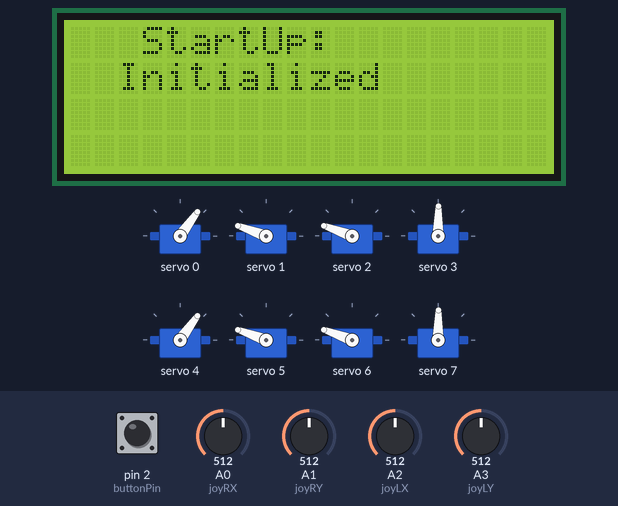
This sketch was run on a simulated Arduino Uno, built with avr-gcc and run on an emulated ATmega328P. Shown: 20×4 character LCD, 8 × servo. The inputs (shaded band) are chosen by the test bench; at power-on: pin 2 (buttonPin) HIGH, A0 (joyRX) = 512, A1 (joyRY) = 512, A2 (joyLX) = 512, A3 (joyLY) = 512. What the sketch prints to the serial monitor is not drawn.

Above: at 1.1 s.
At 5.2 s:
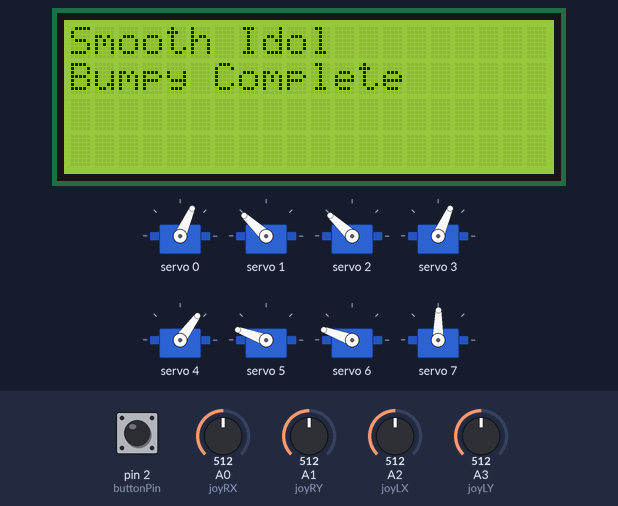
5.3 s: pin 2 (buttonPin) pulled LOW for 0.15 s
At 6.1 s:
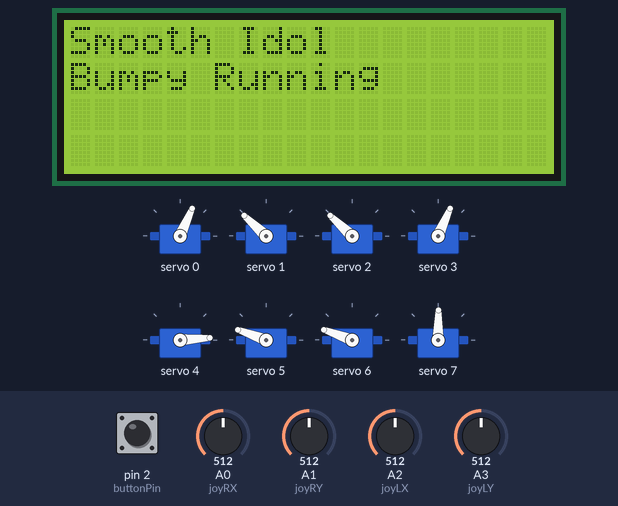
11.4 s: pin 2 (buttonPin) pulled LOW for 3.2 s
At 15.9 s:
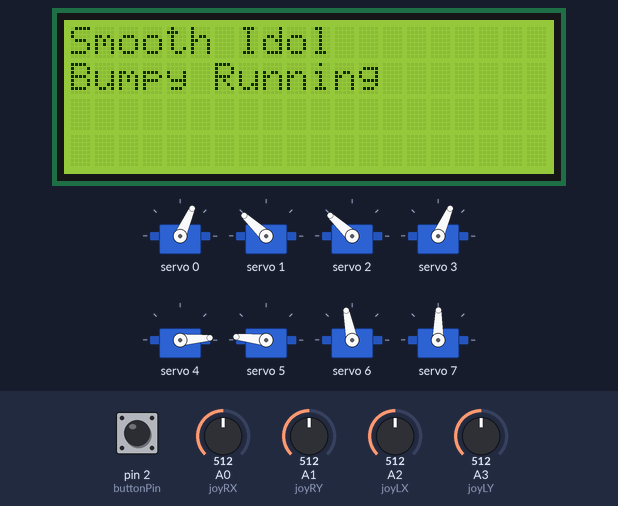
Timing chart, 0 to 23.9 s (numbered marks = the images above; inputs shaded):
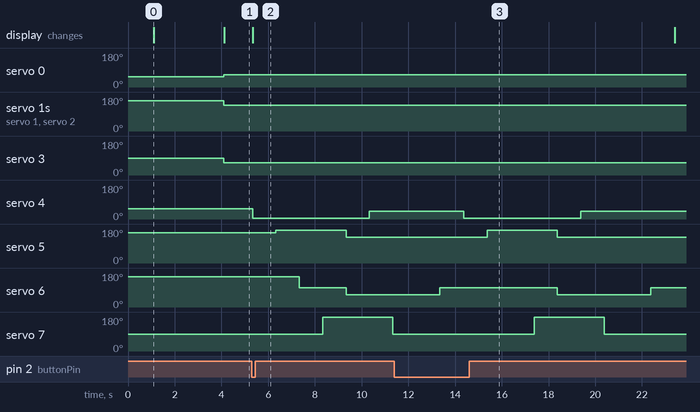

The sketch:

sketch_jul06a.ino
```cpp
//YWROBOT
//Compatible with the Arduino IDE 1.0
//Library version:1.1
#include <LiquidCrystal_I2C.h>
#include <Wire.h>
#include <Adafruit_PWMServoDriver.h>

LiquidCrystal_I2C lcd(0x27,20,4);  // set the LCD address to 0x27 for a 16 chars and 2 line display

// called this way, it uses the default address 0x40
Adafruit_PWMServoDriver pwm = Adafruit_PWMServoDriver();
// you can also call it with a different address you want
//Adafruit_PWMServoDriver pwm = Adafruit_PWMServoDriver(0x41);
// you can also call it with a different address and I2C interface
//Adafruit_PWMServoDriver pwm = Adafruit_PWMServoDriver(0x40, Wire);

#define SERVOMIN  150 // This is the 'minimum' pulse length count (out of 4096)
#define SERVOMAX  600 // This is the 'maximum' pulse length count (out of 4096)
#define USMIN  600 // This is the rounded 'minimum' microsecond length based on the minimum pulse of 150
#define USMAX  2400 // This is the rounded 'maximum' microsecond length based on the maximum pulse of 600
#define SERVO_FREQ 50 // Analog servos run at ~50 Hz updates


#define joyRX A0
#define joyRY A1

#define joyLX A2
#define joyLY A3

char strX[16];
char strY[16];

char move_status_smooth;
char move_status_bumpy;

const int buttonPin = 2;

// variables will change:
int buttonState = 0;         // variable for reading the pushbutton status

void setup() {
  Serial.begin(9600);
    lcd.init();                      // initialize the lcd
  // Print a message to the LCD.
  lcd.backlight();
  lcd.setCursor(3,0);
  lcd.print("StartUp:");
  delay(1000);
  Serial.println("8 channel Servo test!");
   pwm.begin();
  /*
   * In theory the internal oscillator (clock) is 25MHz but it really isn't
   * that precise. You can 'calibrate' this by tweaking this number until
   * you get the PWM update frequency you're expecting!
   * The int.osc. for the PCA9685 chip is a range between about 23-27MHz and
   * is used for calculating things like writeMicroseconds()
   * Analog servos run at ~50 Hz updates, It is importaint to use an
   * oscilloscope in setting the int.osc frequency for the I2C PCA9685 chip.
   * 1) Attach the oscilloscope to one of the PWM signal pins and ground on
   *    the I2C PCA9685 chip you are setting the value for.
   * 2) Adjust setOscillatorFrequency() until the PWM update frequency is the
   *    expected value (50Hz for most ESCs)
   * Setting the value here is specific to each individual I2C PCA9685 chip and
   * affects the calculations for the PWM update frequency.
   * Failure to correctly set the int.osc value will cause unexpected PWM results
   */
  pwm.setOscillatorFrequency(27000000);
  pwm.setPWMFreq(SERVO_FREQ);  // Analog servos run at ~50 Hz updates

  delay(10);

pwm.setPWM(0, 0, 225);
pwm.setPWM(1, 0, 450);
pwm.setPWM(2, 0, 450);
pwm.setPWM(3, 0, 300);

pwm.setPWM(4, 0, 225);
pwm.setPWM(5, 0, 450);
pwm.setPWM(6, 0, 450);
pwm.setPWM(7, 0, 300);

   // initialize the pushbutton pin as an input:
   pinMode(buttonPin, INPUT_PULLUP);

  lcd.setCursor(2,1);
  lcd.print("Initialized");
  delay(3000);
}

// You can use this function if you'd like to set the pulse length in seconds
// e.g. setServoPulse(0, 0.001) is a ~1 millisecond pulse width. It's not precise!
void setServoPulse(uint8_t n, double pulse) {
  double pulselength;

  pulselength = 1000000;   // 1,000,000 us per second
  pulselength /= SERVO_FREQ;   // Analog servos run at ~60 Hz updates
  Serial.print(pulselength); Serial.println(" us per period");
  pulselength /= 4096;  // 12 bits of resolution
  Serial.print(pulselength); Serial.println(" us per bit");
  pulse *= 1000000;  // convert input seconds to us
  pulse /= pulselength;
  Serial.println(pulse);
  pwm.setPWM(n, 0, pulse);
}

void loop() {


  // put your main code here, to run repeatedly:
int RxValue = analogRead(joyRX);
int RyValue = analogRead(joyRY);
int LxValue = analogRead(joyLX);
int LyValue = analogRead(joyLY);

//Smooth Arm

pwm.setPWM(0, 0, 250);
pwm.setPWM(1, 0, 400);
pwm.setPWM(2, 0, 400);
pwm.setPWM(3, 0, 250);


lcd.setCursor(0,0);
lcd.print("Smooth Idol");
Serial.print("Smooth Idol");


lcd.setCursor(0,1);
lcd.print("Bumpy Complete");
Serial.print("Bumpy Complete");

  // read the state of the pushbutton value:
  buttonState = digitalRead(buttonPin);

 if (buttonState == LOW) {
    //
    Serial.print(buttonState);
    Serial.println();

    //Bumpy Arm
    lcd.setCursor(0,1);
    lcd.print("Bumpy Running ");

    pwm.setPWM(4, 0, 120);
    delay(1000);
    pwm.setPWM(5, 0, 480);
    delay(1000);
    pwm.setPWM(6, 0, 325);
    delay(1000);
    pwm.setPWM(7, 0, 500);
    delay(1000);

    pwm.setPWM(5, 0, 400);
    pwm.setPWM(6, 0, 250);
    delay(1000);

    pwm.setPWM(4, 0, 201);
    delay(1000);

    pwm.setPWM(7, 0, 300);
    delay(2000);

    pwm.setPWM(6, 0, 325);
    delay(1000);

  } else {
    //
    Serial.print(buttonState);
    Serial.println();
  }

}
```

Measured:
- after the input at 5.3 s, servo 4: 54° → 4° at once, → 42° 5.0 s later; servo 5: 160° → 174° after 1.0 s, → 137° 3.0 s later; servo 6: 160° → 101° after 2.0 s, → 66° 2.0 s later; servo 7: 89° → 180° after 3.0 s, → 89° 3.0 s later; the display: changes at once (image 2)
- after the input at 11.4 s, servo 4: 42° → 4° after 3.0 s, → 42° 5.0 s later; servo 5: 137° → 174° after 4.0 s, → 137° 3.0 s later; servo 7: 89° → 180° after 6.0 s, → 89° 3.0 s later
- what the display in image 0 shows lasts 3.0 s, from 1.1 s to 4.1 s
